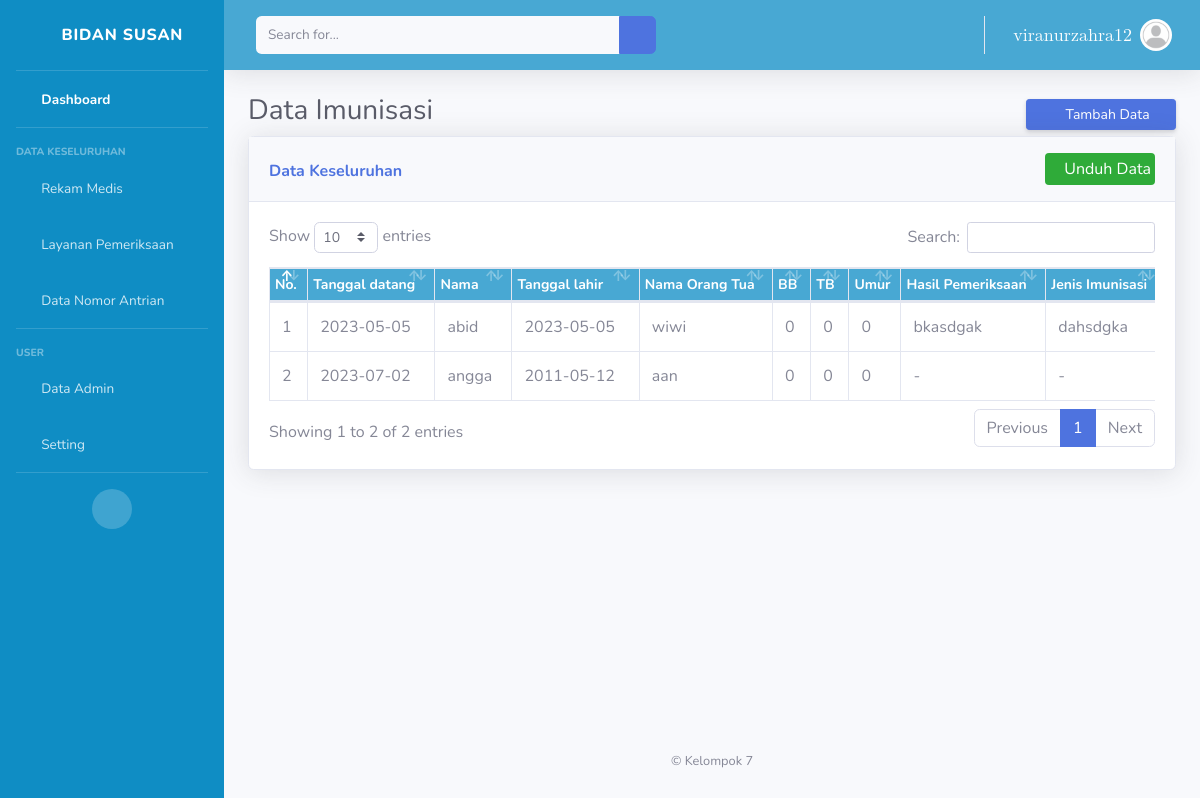
Screenshot of /data_imunisasi.php (signed in) with the database file from the repository.
### tables this page shows
CREATE TABLE `imunisasi` (
  `id_pasien` int(11) NOT NULL,
  `tanggal_datang` date NOT NULL,
  `nama` varchar(30) NOT NULL,
  `tanggal_lahir` date NOT NULL,
  `nama_ortu` varchar(50) NOT NULL,
  `BB` int(5) DEFAULT NULL,
  `TB` int(5) DEFAULT NULL,
  `Umur` int(5) DEFAULT NULL,
  `Hasil_pemeriksaan` text DEFAULT NULL,
  `jenis_imunisasi` text DEFAULT NULL,
  `Analisa` text DEFAULT NULL,
  `tanggal_kembali` date DEFAULT NULL,
  `alamat` varchar(50) NOT NULL,
  `no_hp` varchar(13) NOT NULL
);

### data_imunisasi.php (the view, shortened to what this page needs)
<?php
include ('koneksi.php');
$username = $_SESSION['username'];
$sql = "SELECT * from admin WHERE username = '$username'";
$hasil = $conn->query($sql);
if ($hasil->num_rows > 0) {
  $row = $hasil->fetch_assoc();
  $email = $row['username'];
}
?>
<!DOCTYPE html>
<html lang="en">
<head>
    <link href="../proyek1/dasboard admin/vendor/fontawesome-free/css/all.min.css" rel="stylesheet" type="text/css">
    <link href="../proyek1/dasboard admin/css/sb-admin-2.min.css" rel="stylesheet" type="text/css">
    <link href="../proyek1/dasboard admin/vendor/datatables/dataTables.bootstrap4.min.css" rel="stylesheet" type="text/css">
</head>
<body id="page-top">
    <div id="wrapper">
    <ul class="navbar-nav bg-gradient-primary sidebar sidebar-dark accordion" id="accordionSidebar">
        <a class="sidebar-brand d-flex align-items-center justify-content-center" href="#">
            <div class="sidebar-brand-icon rotate-n-15">
                <i class="fas fa-laugh-wink"></i>
            </div>
            <div class="sidebar-brand-text mx-3" ><span style="margin-left: -5px;">Bidan Susan</span></div>
        </a>
        <hr class="sidebar-divider my-0">
        <li class="nav-item active">
                <a class="nav-link" href="../proyek1/dasboard.php">
                    <i class="fas fa-fw fa-tachometer-alt"></i>
                    <span>Dashboard</span></a>
        </li>
        <hr class="sidebar-divider">
        <div class="sidebar-heading">
            Data Keseluruhan
        </div>
        <li class="nav-item">
            <a class="nav-link collapsed" href="#" data-toggle="collapse" data-target="#collapseTwo"
                aria-expanded="true" aria-controls="collapseTwo">
                <i class="fas fa-fw fa-cog"></i>
                <span>Rekam Medis</span>
            </a>
        </li>
        <li class="nav-item">
            <a class="nav-link collapsed" href="#" data-toggle="collapse" data-target="#collapseUtilities"
                aria-expanded="true" aria-controls="collapseUtilities">
                <i class="fas fa-fw fa-wrench"></i>
                <span>Layanan Pemeriksaan</span>
            </a>
        </li>
        <li class="nav-item">
            <a class="nav-link" href="../proyek1/nomor antrian/panggilan-antrian/index.php">
                <i class="fas fa-fw fa-table"></i>
                <span>Data Nomor Antrian</span></a>
        </li>
        <hr class="sidebar-divider">
        <div class="sidebar-heading">
            User
        </div>
        <li class="nav-item">
            <a class="nav-link" href="../proyek1/data_admin.php">
                <i class="fas fa-fw fa-chart-area"></i>
                <span>Data Admin</span></a>
        </li>
        <li class="nav-item">
            <a class="nav-link collapsed" href="#" data-toggle="collapse" data-target="#collapsePages"
                aria-expanded="true" aria-controls="collapsePages">
                <i class="fas fa-fw fa-folder"></i>
                <span>Setting</span>
            </a>
        </li>
        <hr class="sidebar-divider d-none d-md-block">
        <div class="text-center d-none d-md-inline">
            <button class="rounded-circle border-0" id="sidebarToggle"></button>
        </div>
    </ul>
        <div id="content-wrapper" class="d-flex flex-column">
            <div id="content">
                <nav class="navbar navbar-expand navbar-light bg-white topbar mb-4 static-top shadow">
                    <form
                        class="d-none d-sm-inline-block form-inline mr-auto ml-md-3 my-2 my-md-0 mw-100 navbar-search">
                        <div class="input-group">
                            <input type="text" class="form-control bg-light border-0 small" placeholder="Search for..."
                                aria-label="Search" aria-describedby="basic-addon2">
                            <div class="input-group-append">
                                <button class="btn btn-primary" type="button">
                                    <i class="fas fa-search fa-sm"></i>
                                </button>
                            </div>
                        </div>
                    </form>
                    <ul class="navbar-nav ml-auto">
                        <li class="nav-item dropdown no-arrow">
                            <a class="nav-link dropdown-toggle" href="#" id="userDropdown" role="button"
                                data-toggle="dropdown" aria-haspopup="true" aria-expanded="false">
                            <span class="mr-2 d-none d-lg-inline text-gray-600 small" style="font-size: 18px; font-family: math;">
                                    <?php echo $email ?></span>
                                <img class="img-profile rounded-circle"
                                    src="../proyek1/dasboard admin/img/profile.jpeg">
                            </a>
                        </li>
                    </ul>
                </nav>
                <div class="container-fluid">
                    <div class="content">
                        <h1 class="h3 mb-2 text-gray-800">Data Imunisasi</h1>
                        <a style="margin-left: auto;" href="../../proyek1/tambah_data/tambah_imunisasi.php" class="d-none d-sm-inline-block btn btn-sm btn-primary shadow-sm"><i class="fas fa-download fa-sm text-white-50"></i> Tambah Data</a>
                    </div>
                    <div class="card shadow mb-4">
                        <div class="card-header py-3">
                        <h6 style="width: 200px;
                                position: absolute;
                                top: 25px;" class="m-0 font-weight-bold text-primary">Data Keseluruhan</h6>
                            <button style="float: right; background-color: #2fab39; border: none; padding: 4px; color: white; border-radius: 4px;" type="button" onclick="downloadExcel()"><i class="fas fa-download fa-sm text-white-50"></i> Unduh Data</button>
                        </div>
                        <div class="card-body">
                            <div class="table-responsive">
                                <table class="table table-bordered" id="dataTable" style="width: 1505px;" cellspacing="0">
                                <style>
                                        .swal2-popup {
                                            font-size: 12px;
                                        }
                                    </style>
                                <thead>
                                        <tr>
                                            <th class="thead-header">No.</th>
                                            <th class="thead-header">Tanggal datang</th>
                                            <th class="thead-header">Nama</th>
                                            <th class="thead-header">Tanggal lahir</th>
                                            <th class="thead-header">Nama Orang Tua</th>
                                            <th class="thead-header">BB</th>
                                            <th class="thead-header">TB</th>
                                            <th class="thead-header">Umur</th>
                                            <th class="thead-header">Hasil Pemeriksaan</th>
                                            <th class="thead-header">Jenis Imunisasi</th>
                                            </tr>
                                    </thead>
                                    <tbody>
                                    <?php
                                    include("koneksi.php");
                                    $data=mysqli_query($conn, "SELECT * FROM imunisasi");
                                    $no=1;
                                    while($hasil=mysqli_fetch_array($data)){
                                        echo "<tr>";
                                        echo "<td>".$no."</td>";
                                        echo "<td>".$hasil['tanggal_datang']."</td>";
                                        echo "<td>".$hasil['nama']."</td>";
                                        echo "<td>".$hasil['tanggal_lahir']."</td>";
                                        echo "<td>".$hasil['nama_ortu']."</td>";
                                        echo "<td>".$hasil['BB']."</td>";
                                        echo "<td>".$hasil['TB']."</td>";
                                        echo "<td>".$hasil['Umur']."</td>";
                                        echo "<td>".$hasil['Hasil_pemeriksaan']."</td>";
                                        echo "<td>".$hasil['jenis_imunisasi']."</td>";
                                            echo "</tr>";
                                            $no++;
                                        }
                                        ?>
                                    </tbody>
                                </table>
                            </div>
                        </div>
                    </div>
                </div>
            </div>
            <footer class="sticky-footer">
                <div class="container my-auto">
                    <div class="copyright text-center my-auto">
                        <span>&copy; Kelompok 7</span>
                    </div>
                </div>
            </footer>
        </div>
    </div>
</body>
</html>

### rows the page displays
imunisasi: tanggal_datang "2023-05-05", nama "abid", tanggal_lahir "2023-05-05", nama_ortu "wiwi", BB "0", TB "0", Umur "0", Hasil_pemeriksaan "bkasdgak", jenis_imunisasi "dahsdgka"
imunisasi: tanggal_datang "2023-07-02", nama "angga", tanggal_lahir "2011-05-12", nama_ortu "aan", BB "0", TB "0", Umur "0", Hasil_pemeriksaan "-", jenis_imunisasi "-"

### other values shown
$email "viranurzahra12"
